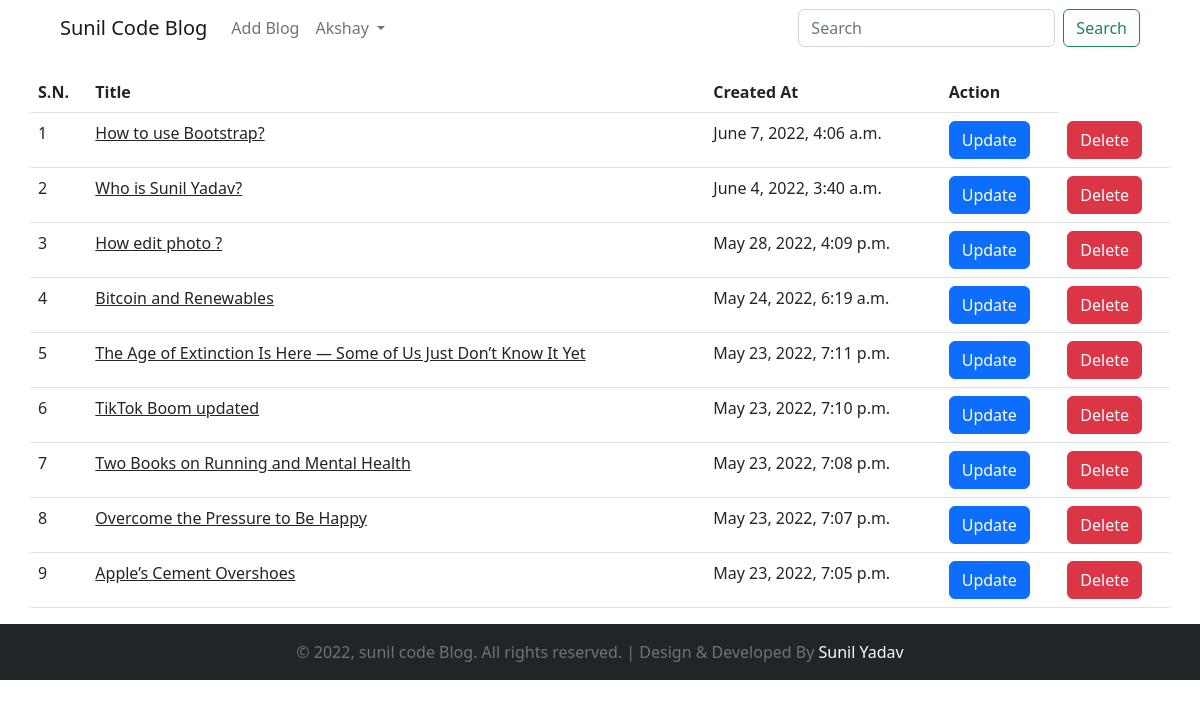
/see-blogs (signed in), run on the app's committed database.
### miniBlog/models.py (models this page shows, shortened)
class BlogModel(models.Model):
    title=models.CharField(max_length=1000)
    content=FroalaField()
    slug=models.SlugField(max_length=1000, null=True,  blank=True)
    image=models.ImageField(upload_to='blog')
    user=models.ForeignKey(User, null=True, blank=True ,on_delete=models.CASCADE)
    created_at=models.DateTimeField(auto_now_add=True)
    upload_to=models.DateTimeField(auto_now=True)
    likes=models.ManyToManyField(User,blank=True, related_name='post_like')

### miniBlog/views.py (the view)
# urls.py: path('see-blogs',seeBlogs,name='seeblogs'),
def seeBlogs(request):
    try:
        context = {}
        if request.user.is_authenticated:
            blog_objs = BlogModel.objects.filter(user=request.user).order_by('-id')
            context['blog_objs'] = blog_objs
            return render(request, 'blog/see_blogs.html', context)
        else:
            messages.error(request, "Please Login!")
            return redirect(home)
    except Exception as e:
        print('Printing See blogs Exception')
        print(e)

### templates/blog/see_blogs.html
{% extends './base.html' %}
{% block start %}
<section>
    <div class="container">
        <div class="row">
            <table class="table">
                <thead>
                  <tr>
                    <th scope="col">S.N.</th>
                    <th scope="col">Title</th>
                    <th scope="col">Created At</th>
                    <th scope="col">Action</th>
                  </tr>
                </thead>
                <tbody>
                    {% for blog in blog_objs %}
                  <tr>
                    <td>{{forloop.counter}}</td>
                    <td><a class="text-dark" href="{% url 'blog_detail' blog.slug %}">{{blog.title}}</a></td>
                    <td>{{blog.created_at}}</td>
                    <td><a href="{% url 'updateblog' blog.slug %}" class="btn btn-primary">Update</a></td>
                    <td><a href="{% url 'deleteblog' blog.slug %}" class="btn btn-danger">Delete</a></td>
                  </tr>
                  {% endfor %}
                </tbody>
              </table>
        </div>
    </div>
</section>
{% endblock  %}

### templates/blog/base.html (shortened to what this page needs)
{% load static %}
<!DOCTYPE html>
<html lang="en">
<head>
  <link href='https://unpkg.com/boxicons@2.1.2/css/boxicons.min.css' rel='stylesheet'>
  <link rel="stylesheet" href="{% static 'css/style.css' %}">
  <link rel="stylesheet" href="https://cdn.jsdelivr.net/npm/bootstrap@5.2.0-beta1/dist/css/bootstrap.min.css">
</head>
<body>
  <header class="pb-5 mb-4">
    <nav class="navbar navbar-expand-lg bg-white fixed-top  px-1 px-sm-5 " id="navigation">
      <div class="container-fluid">
        <a class="navbar-brand" href="/">Sunil Code Blog</a>
        <div class="collapse navbar-collapse" id="navbarSupportedContent">
          <ul class="navbar-nav me-auto mb-2 mb-lg-0">
            {% if request.user.is_authenticated %}
            <li class="nav-item">
              <a class="nav-link" href="{% url 'addblog' %}">Add Blog</a>
            </li>
            {% endif %}
            {% if request.user.is_authenticated %}
            <li class="nav-item dropdown">
              <a class="nav-link dropdown-toggle" href="#" id="navbarDropdown" role="button" data-bs-toggle="dropdown"
                aria-expanded="false">
                {{request.user.first_name | capfirst}}
              </a>
                {% endif %}
            </li>
          </ul>
          <form class="d-flex" role="search" method="get" action="{% url 'search' %}">
            <input class="form-control me-2" type="search" placeholder="Search" aria-label="Search" name="query">
            <button class="btn btn-outline-success" type="submit">Search</button>
          </form>
        </div>
      </div>
    </nav>
  </header>
    {% block start %}
  {% endblock %}
  <footer class="d-print-none bg-dark mb-0">
    <div class="py-3 font-weight-light bg-gray-800 text-secondary">
      <div class="container">
        <div class="row align-items-center justify-content-center">
          <div class="col-auto text-center">
            <p class="text-sm mb-md-0 ">&copy; <span id="year"></span>, sunil code Blog. All rights reserved. | Design & Developed By <a class="text-decoration-none text-light" href="https://www.linkedin.com/in/sunilyadavcode/" target="_blank">Sunil Yadav</a></p>
          </div>
        </div>
      </div>
    </div>
  </footer>
</body>
</html>

### static/css/style.css (style rules this page uses)
body { scroll-behavior: smooth; }

### data on the page
BlogModel: title "How to use Bootstrap?", created_at "June 7, 2022, 4:06 a.m."
BlogModel: title "Who is Sunil Yadav?", created_at "June 4, 2022, 3:40 a.m."
BlogModel: title "How edit photo ?", created_at "May 28, 2022, 4:09 p.m."
BlogModel: title "Bitcoin and Renewables", created_at "May 24, 2022, 6:19 a.m."
BlogModel: title "The Age of Extinction Is Here — Some of Us Just Don’t Know It Yet", created_at "May 23, 2022, 7:11 p.m."
BlogModel: title "TikTok Boom updated", created_at "May 23, 2022, 7:10 p.m."
BlogModel: title "Two Books on Running and Mental Health", created_at "May 23, 2022, 7:08 p.m."
BlogModel: title "Overcome the Pressure to Be Happy", created_at "May 23, 2022, 7:07 p.m."
BlogModel: title "Apple’s Cement Overshoes", created_at "May 23, 2022, 7:05 p.m."

### other printed values
{{ request.user.first_name | capfirst }} "Akshay"
